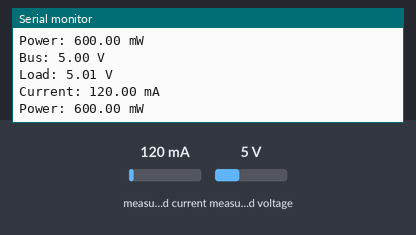
This sketch was run on a simulated Arduino Uno, built with avr-gcc and run on an emulated ATmega328P. Shown: the last lines printed to the serial monitor. The test bench sets the inputs (shaded band); at power-on: measured current 120 mA, measured voltage 5 V.

Above: at 1.2 s.
1.3 s: measured current set to 40 mA
At 2.6 s:
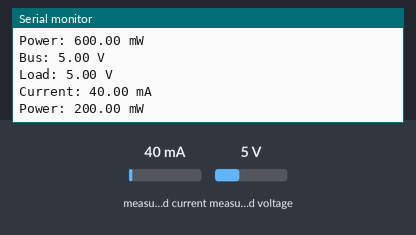
2.8 s: measured voltage set to 0.3 V
At 3.9 s:
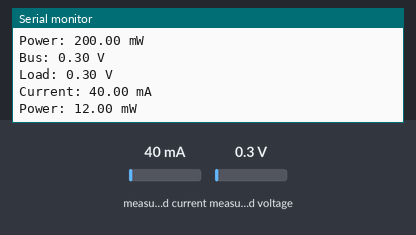
4.3 s: measured current set to 500 mA
At 5.6 s:
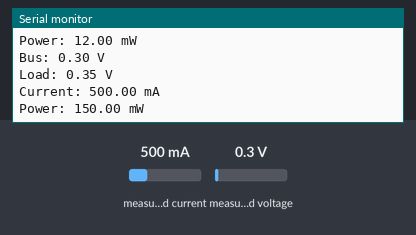
Timing chart, 0 to 7.3 s (numbered marks = the images above; inputs shaded):
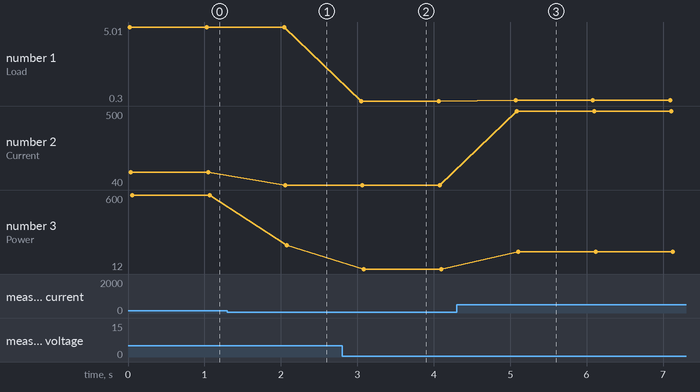

Measured:
- after the input at 1.3 s, the serial monitor: prints a new line after 0.74 s (image 1)
- after the input at 2.8 s, the serial monitor: prints a new line after 0.24 s (image 2)
- after the input at 4.3 s, the serial monitor: prints a new line after 0.77 s (image 3)
- plotted number 1: 5 → 0.3 after the input at 2.8 s, 0.3 → 0.35 after the input at 4.3 s
- plotted number 2: 120 → 40 after the input at 1.3 s, 40 → 500 after the input at 4.3 s
- plotted number 3: 600 → 200 after the input at 1.3 s, 200 → 12 after the input at 2.8 s, 12 → 150 after the input at 4.3 s

The sketch:

example.ino
```cpp
// Uses the Adafruit_INA219 Arduino library to initialize the INA219, set a 32V/2A calibration, and print bus voltage, load voltage, current (mA) and power (mW) to Serial every second.
//
// Buy this module: https://shillehtek.com/products/cjmcu-219-ina219-i2c-bi-directional-current-power-monitoring-sensor-module-with-soldering-and-foam
// Full manual: https://shillehtek.com/blogs/shillehtek-product-manuals/cjmcu-219-ina219-i2c-bi-directional-current-power-monitoring-sensor-module-with-soldering-and-foam-manual
// More examples: https://github.com/shillehbean/shillehtek-examples
//

// INA219 - Arduino Example
// Library: Adafruit INA219

#include <Wire.h>
#include <Adafruit_INA219.h>

Adafruit_INA219 ina219;

void setup() {
  Serial.begin(9600);
  if (!ina219.begin()) {
    Serial.println("INA219 not found at 0x40");
    while (1);
  }
  // ina219.setCalibration_16V_400mA();   // for low-current logging
  // ina219.setCalibration_32V_1A();      // for typical projects
  ina219.setCalibration_32V_2A();         // default
}

void loop() {
  float busV   = ina219.getBusVoltage_V();
  float shuntV = ina219.getShuntVoltage_mV();
  float current_mA = ina219.getCurrent_mA();
  float power_mW   = ina219.getPower_mW();
  float loadV  = busV + (shuntV / 1000.0);

  Serial.print("Bus: ");   Serial.print(busV); Serial.println(" V");
  Serial.print("Load: ");  Serial.print(loadV); Serial.println(" V");
  Serial.print("Current: ");Serial.print(current_mA); Serial.println(" mA");
  Serial.print("Power: ");  Serial.print(power_mW); Serial.println(" mW");
  Serial.println();
  delay(1000);
}
```
